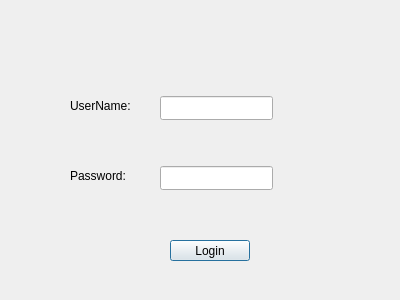
<?xml version="1.0" encoding="UTF-8"?>
<ui version="4.0">
 <class>login</class>
 <widget class="QDialog" name="login">
  <property name="geometry">
   <rect>
    <x>0</x>
    <y>0</y>
    <width>400</width>
    <height>300</height>
   </rect>
  </property>
  <property name="windowTitle">
   <string>Dialog</string>
  </property>
  <widget class="QLabel" name="label">
   <property name="geometry">
    <rect>
     <x>70</x>
     <y>96</y>
     <width>71</width>
     <height>20</height>
    </rect>
   </property>
   <property name="text">
    <string>UserName:</string>
   </property>
  </widget>
  <widget class="QLineEdit" name="lineEdit_username">
   <property name="geometry">
    <rect>
     <x>160</x>
     <y>96</y>
     <width>113</width>
     <height>24</height>
    </rect>
   </property>
  </widget>
  <widget class="QLabel" name="label_2">
   <property name="geometry">
    <rect>
     <x>70</x>
     <y>166</y>
     <width>71</width>
     <height>20</height>
    </rect>
   </property>
   <property name="text">
    <string>Password:</string>
   </property>
  </widget>
  <widget class="QLineEdit" name="lineEdit_password">
   <property name="geometry">
    <rect>
     <x>160</x>
     <y>166</y>
     <width>113</width>
     <height>24</height>
    </rect>
   </property>
   <property name="echoMode">
    <enum>QLineEdit::Password</enum>
   </property>
  </widget>
  <widget class="QPushButton" name="pushButton">
   <property name="geometry">
    <rect>
     <x>170</x>
     <y>240</y>
     <width>80</width>
     <height>21</height>
    </rect>
   </property>
   <property name="text">
    <string>Login</string>
   </property>
  </widget>
 </widget>
 <resources/>
 <connections/>
</ui>
